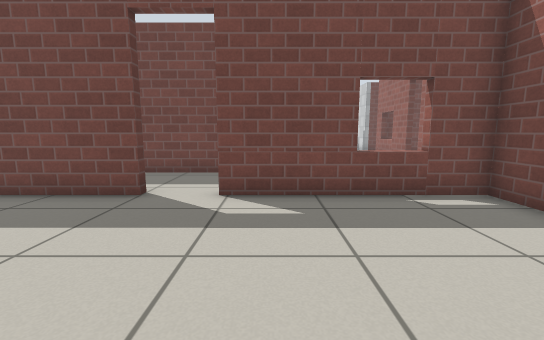
[1] (above)

21 first-person views from a walk through a world built for the Gazebo simulator. The camera is 0.72 m above the floor, tilts 8° down and sees 90° across. The floor is counted in squares, 0.5 m on a side. Each view is taken from the middle of a square. On the plan, view 1 faces up. The plan holds only what a view shows up to about 13 squares ahead; the rest is blank. The place goes on beyond the plan. Simple patterns stand in for the simulator's built-in surfaces.

[2]
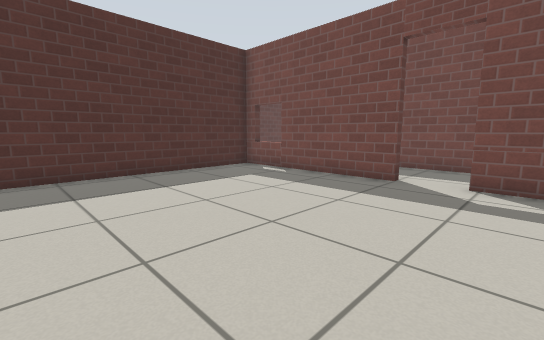

[3]
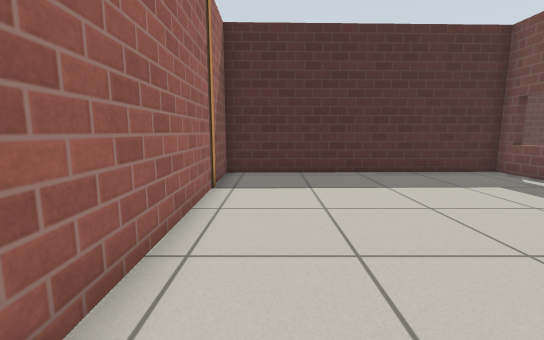

[4]
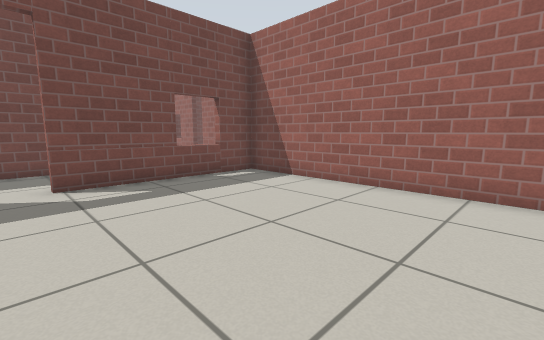

[5]
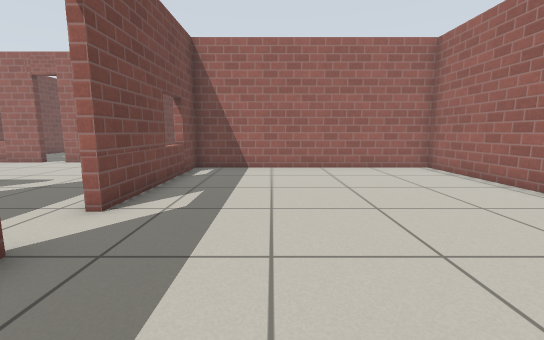

[6]
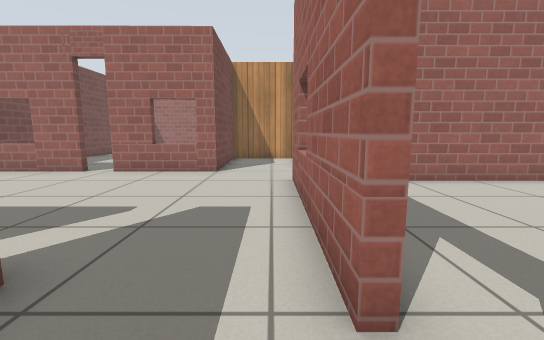

[7]
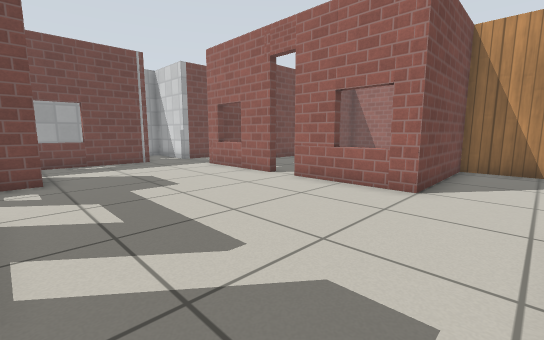

[8]
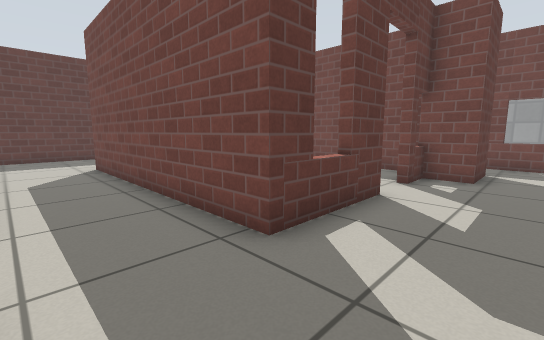

[9]
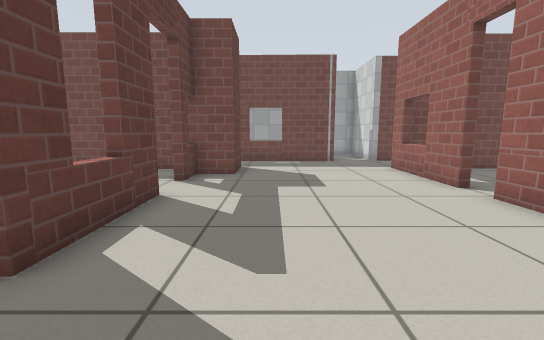

[10]
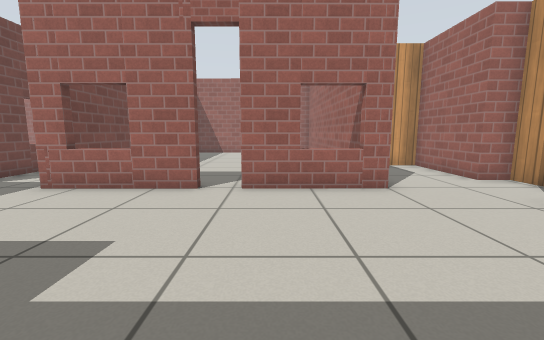

[11]
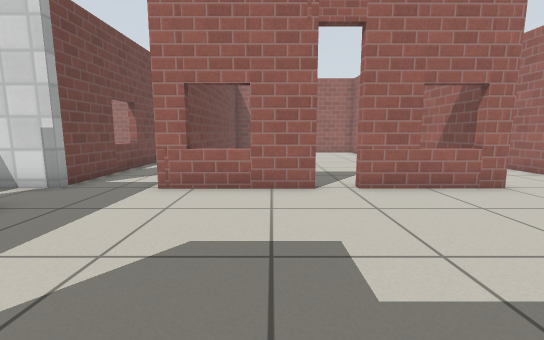

[12]
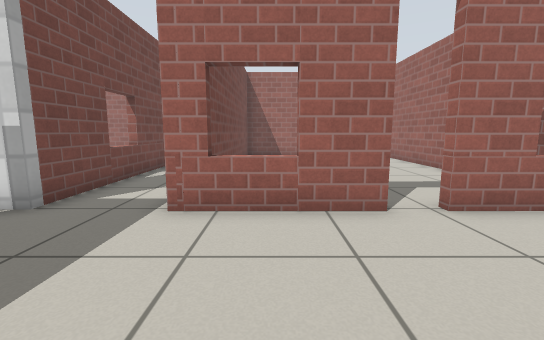

[13]
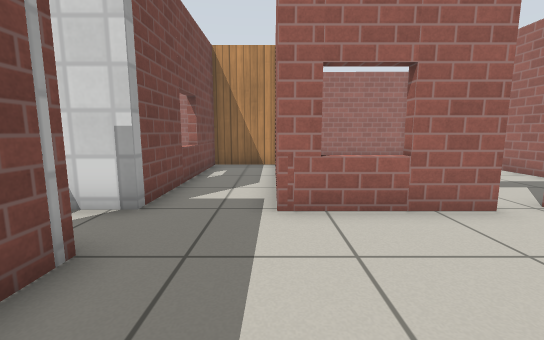

[14]
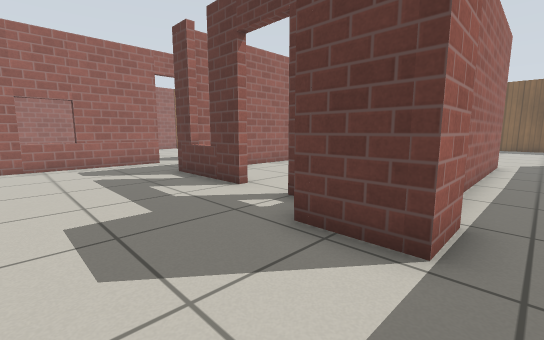

[15]
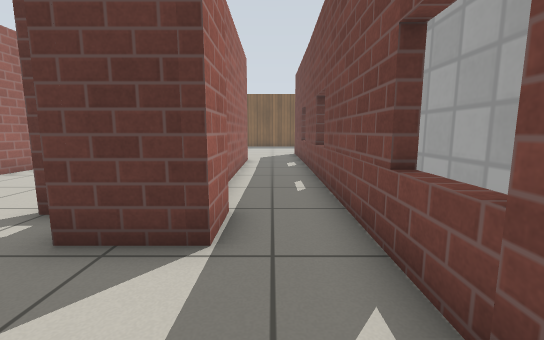

[16]
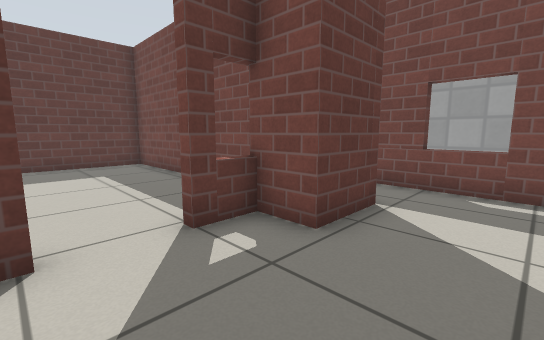

[17]
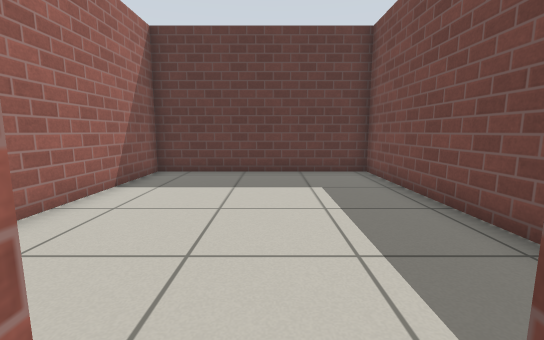

[18]
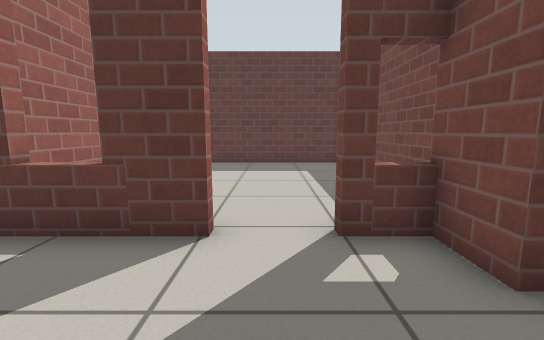

[19]
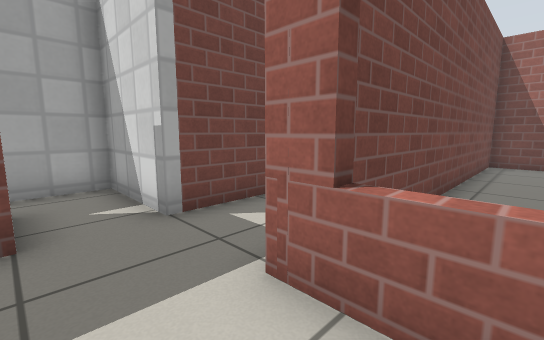

[20]
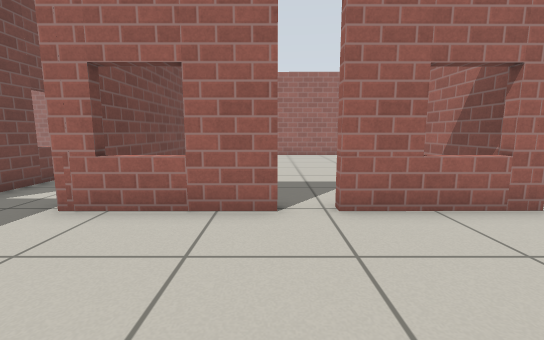

[21]
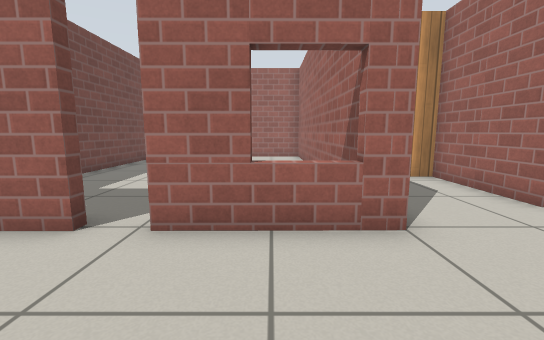

### Floor plan
Points are (right, up) in squares from view 1. A wall is a line through its corners. A room is listed if a view was taken in it or the views show most of it. See-through windows are left out.
Room 1 (views 1, 2, 3, 4, 5)
walls: (-3, 6.1) (-9.7, 6.1) (-9.5, -3.6) (-1.3, -3.5); (0.2, -3.4) (4.9, -3.3) (4.9, 6.1) (-1.2, 6.1)
ways out: open door at (-2.5, 6) to room 2
Room 2 (views 6, 7, 8, 9, 10, 11, 12, 13, 14, 15, 16, 17, 18, 19, 20, 21)
walls: (-0.6, 13.1) (-0.6, 9.5) (-10.1, 9.5); (-0.6, 16.3) (-0.6, 14.9); (6.8, 13.9) (6.8, 17.8) (7.8, 17.8); (-1.3, 6.4) (5.3, 6.4); (-0.9, 18.2) (0.7, 18.2) (0.7, 16.2) (-0.9, 16.2); (7, 4.8) (8.1, 4.8) (8.1, 5.8) (11.7, 5.8) (11.7, 9.1) (6.8, 9) (6.8, 12.8); (5.1, 20.3) (-7.4, 20.5); (9.1, 17.8) (10.1, 17.8); (-7.6, 17.8) (-3.6, 17.8); (13.9, 17.8) (13.9, 20.5) (6.8, 20.5) (6.8, 22.5)
ways out: open door at (-2.5, 6) to room 1; open door at (7, 13.5) to room 3; open door at (-1, 14.5) to room 4; opening at (-10, 8); opening at (-7, 19); opening at (6, 21.5)
Room 3 (no view inside)
walls: (7.6, 9.3) (16.4, 9.4); (16.5, 17.4) (7.3, 17.4)
ways out: open door at (7, 13.5) to room 2
Room 4 (no view inside)
walls: (-1.1, 17.4) (-10, 17.4) (-9.8, 9.8) (-1.2, 9.8)
ways out: open door at (-1, 14.5) to room 2

Positions as (right, up) in squares from view 1, and headings:
1: (0, 0), facing up
2: (0, -2), facing up-left
3: (0, -2), facing left
4: (-2, -2), facing up-right
5: (-6, 3), facing right
6: (-3, 7), facing right
7: (0, 7), facing up-right
8: (2, 7), facing up-left
9: (2, 7), facing up
10: (0, 12), facing right
11: (0, 15), facing right
12: (2, 16), facing right
13: (2, 18), facing right
14: (4, 19), facing down-left
15: (4, 19), facing left
16: (3, 13), facing up-left
17: (0, 14), facing left
18: (3, 14), facing left
19: (5, 16), facing up-right
20: (2, 14), facing right
21: (3, 11), facing right
